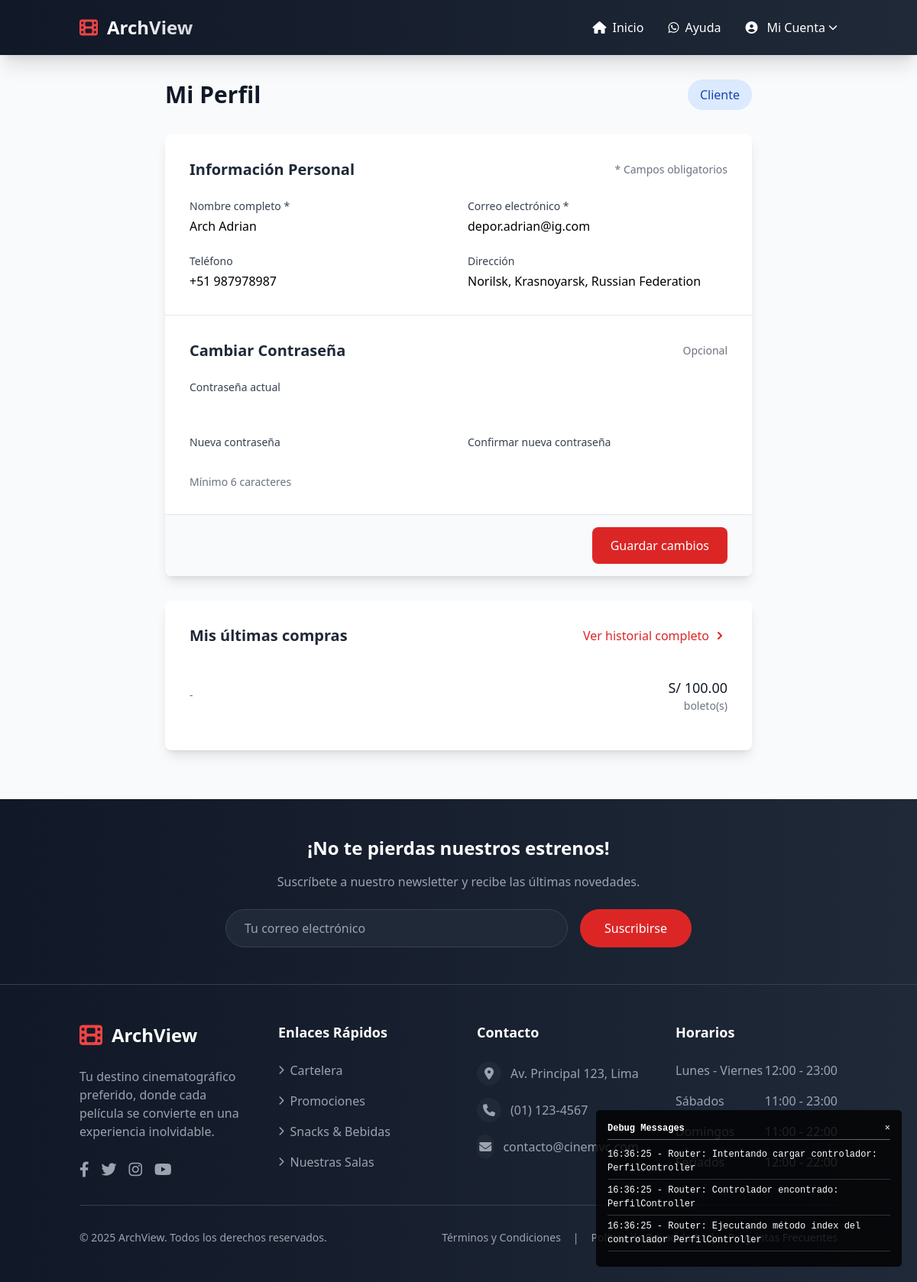
Screenshot of /perfil (signed in) with the database file from the repository.
### tables this page shows
CREATE TABLE `usuarios` (
  `id` int(11) NOT NULL,
  `nombre` varchar(100) NOT NULL,
  `email` varchar(100) NOT NULL,
  `password` varchar(255) NOT NULL,
  `rol` enum('admin','cliente') DEFAULT 'cliente',
  `created_at` timestamp NOT NULL DEFAULT current_timestamp(),
  `updated_at` timestamp NOT NULL DEFAULT current_timestamp() ON UPDATE current_timestamp(),
  `telefono` varchar(20) DEFAULT NULL,
  `direccion` varchar(255) DEFAULT NULL
);

CREATE TABLE `ventas` (
  `id` int(11) NOT NULL,
  `cliente_nombre` varchar(100) NOT NULL,
  `cliente_email` varchar(100) DEFAULT NULL,
  `cliente_dni` varchar(20) NOT NULL,
  `total` decimal(10,2) NOT NULL,
  `estado` enum('pendiente','completada','cancelada') DEFAULT 'pendiente',
  `created_at` timestamp NOT NULL DEFAULT current_timestamp()
);

### core/Router.php (called while the page is built, shortened)
<?php
require_once 'Debug.php';
class Router {
    private $metodo = 'index';
    public function __construct() {
        $url = $this->getUrl();
        if (isset($url[0])) {
            $controllerName = str_replace(' ', '', ucwords(str_replace('-', ' ', $url[0])));
            if (file_exists(CONTROLLERS_PATH . $controllerName . 'Controller.php')) {
                unset($url[0]);
            } else {
                Debug::log("Router: Controlador no encontrado: " . $controllerName . "Controller");
            }
        }
        $this->controlador = new $this->controlador;
        $this->parametros = $url ? array_values($url) : [];
        call_user_func_array([$this->controlador, $this->metodo], $this->parametros);
    }
    private function getUrl() {
        if (isset($_GET['url'])) {
            $url = rtrim($_GET['url'], '/');
            $url = filter_var($url, FILTER_SANITIZE_URL);
            $url = explode('/', $url);
            return $url;
        }
        return [];
    }
}

### index.php (called while the page is built, shortened)
<?php
require_once 'core/Model.php';
require_once 'core/Router.php';
$router = new Router();

### config/conexion.php (called while the page is built, shortened)
<?php
class Conexion {
    private static $instance = null;
    private $conexion;
    private function __construct() {
        try {
            $this->conexion = new PDO(
                "mysql:host=" . DB_HOST . ";dbname=" . DB_NAME,
                DB_USER,
                DB_PASS,
                [
                    PDO::ATTR_ERRMODE => PDO::ERRMODE_EXCEPTION,
                    PDO::ATTR_DEFAULT_FETCH_MODE => PDO::FETCH_ASSOC,
                    PDO::MYSQL_ATTR_INIT_COMMAND => "SET NAMES utf8",
                    PDO::ATTR_EMULATE_PREPARES => false,
                    PDO::MYSQL_ATTR_LOCAL_INFILE => true
                ]
            );
        } catch (PDOException $e) {
            die("Error de conexión: " . $e->getMessage());
        }
    }
    public static function getInstance() {
        if (self::$instance === null) {
            self::$instance = new self();
        }
        return self::$instance;
    }
    public function getConexion() {
        return $this->conexion;
    }
}

### core/Model.php (called while the page is built, shortened)
<?php
require_once __DIR__ . '/../config/conexion.php';
abstract class Model {
    protected $db;
    protected $tabla;
    public function __construct() {
        $this->db = Conexion::getInstance()->getConexion();
    }
    public function obtenerPorId($id) {
        $sql = "SELECT * FROM {$this->tabla} WHERE id = :id";
        $stmt = $this->db->prepare($sql);
        $stmt->execute(['id' => $id]);
        return $stmt->fetch(PDO::FETCH_ASSOC);
    }
}

### models/Venta.php (called while the page is built, shortened)
<?php
class Venta extends Model {
    protected $tabla = 'ventas';
    public function obtenerVentasPorCliente($email) {
        $sql = "SELECT v.*,
                       COUNT(b.id) as cantidad_boletas,
                       f.fecha as funcion_fecha,
                       f.hora as funcion_hora,
                       p.titulo as pelicula_titulo
                FROM {$this->tabla} v
                INNER JOIN boletas b ON v.id = b.venta_id
                INNER JOIN funciones f ON b.funcion_id = f.id
                INNER JOIN peliculas p ON f.pelicula_id = p.id
                WHERE v.cliente_email = :email
                GROUP BY v.id, f.fecha, f.hora, p.titulo
                ORDER BY v.created_at DESC";
        $stmt = $this->db->prepare($sql);
        $stmt->execute(['email' => $email]);
        return $stmt->fetchAll(PDO::FETCH_ASSOC);
    }
}

### views/cliente/perfil_cliente.php (the view, shortened to what this page needs)
<div class="container mx-auto px-4 py-8">
    <div class="max-w-3xl mx-auto">
        <div class="flex items-center justify-between mb-8">
            <h1 class="text-3xl font-bold text-gray-900">Mi Perfil</h1>
            <span class="px-4 py-2 bg-blue-100 text-blue-800 rounded-full font-medium">
                <?= ucfirst($usuario['rol']) ?>
            </span>
        </div>
        <div class="bg-white shadow-lg rounded-lg overflow-hidden mb-8">
            <form action="<?= APP_URL ?>/perfil/actualizar" method="POST" class="divide-y divide-gray-200">
                <div class="p-8">
                    <div class="flex items-center justify-between mb-6">
                        <h2 class="text-xl font-semibold text-gray-800">Información Personal</h2>
                        <span class="text-sm text-gray-500">* Campos obligatorios</span>
                    </div>
                    <div class="grid grid-cols-1 md:grid-cols-2 gap-6">
                        <div>
                            <label for="nombre" class="block text-sm font-medium text-gray-700 mb-1">
                                Nombre completo *
                            </label>
                            <input type="text" name="nombre" id="nombre"
                                   value="<?= htmlspecialchars($usuario['nombre']) ?>"
                                   class="w-full rounded-lg border-gray-300 focus:border-red-500 focus:ring-red-500"
                                   required>
                        </div>
                        <div>
                            <label for="email" class="block text-sm font-medium text-gray-700 mb-1">
                                Correo electrónico *
                            </label>
                            <input type="email" name="email" id="email"
                                   value="<?= htmlspecialchars($usuario['email']) ?>"
                                   class="w-full rounded-lg border-gray-300 focus:border-red-500 focus:ring-red-500"
                                   required>
                        </div>
                        <div>
                            <label for="telefono" class="block text-sm font-medium text-gray-700 mb-1">
                                Teléfono
                            </label>
                            <input type="tel" name="telefono" id="telefono"
                                   value="<?= htmlspecialchars($usuario['telefono'] ?? '') ?>"
                                   class="w-full rounded-lg border-gray-300 focus:border-red-500 focus:ring-red-500"
                                   placeholder="Ej: +51 999 999 999">
                        </div>
                        <div>
                            <label for="direccion" class="block text-sm font-medium text-gray-700 mb-1">
                                Dirección
                            </label>
                            <input type="text" name="direccion" id="direccion"
                                   value="<?= htmlspecialchars($usuario['direccion'] ?? '') ?>"
                                   class="w-full rounded-lg border-gray-300 focus:border-red-500 focus:ring-red-500"
                                   placeholder="Ingrese su dirección">
                        </div>
                    </div>
                </div>
                <div class="p-8">
                    <div class="flex items-center justify-between mb-6">
                        <h2 class="text-xl font-semibold text-gray-800">Cambiar Contraseña</h2>
                        <span class="text-sm text-gray-500">Opcional</span>
                    </div>
                    <div class="grid grid-cols-1 md:grid-cols-2 gap-6">
                        <div class="md:col-span-2">
                            <label for="password_actual" class="block text-sm font-medium text-gray-700 mb-1">
                                Contraseña actual
                            </label>
                            <input type="password" name="password_actual" id="password_actual"
                                   class="w-full rounded-lg border-gray-300 focus:border-red-500 focus:ring-red-500">
                        </div>
                        <div>
                            <label for="password_nuevo" class="block text-sm font-medium text-gray-700 mb-1">
                                Nueva contraseña
                            </label>
                            <input type="password" name="password_nuevo" id="password_nuevo"
                                   class="w-full rounded-lg border-gray-300 focus:border-red-500 focus:ring-red-500"
                                   minlength="6">
                            <p class="mt-1 text-sm text-gray-500">Mínimo 6 caracteres</p>
                        </div>
                        <div>
                            <label for="password_confirmar" class="block text-sm font-medium text-gray-700 mb-1">
                                Confirmar nueva contraseña
                            </label>
                            <input type="password" name="password_confirmar" id="password_confirmar"
                                   class="w-full rounded-lg border-gray-300 focus:border-red-500 focus:ring-red-500"
                                   minlength="6">
                        </div>
                    </div>
                </div>
                <div class="px-8 py-4 bg-gray-50">
                    <div class="flex justify-end">
                        <button type="submit"
                                class="px-6 py-3 bg-red-600 text-white font-medium rounded-lg hover:bg-red-700 focus:outline-none focus:ring-2 focus:ring-red-500 focus:ring-offset-2 transition-colors">
                            Guardar cambios
                        </button>
                    </div>
                </div>
            </form>
        </div>
        <div class="bg-white shadow-lg rounded-lg overflow-hidden">
            <div class="p-8">
                <div class="flex items-center justify-between mb-6">
                    <h2 class="text-xl font-semibold text-gray-800">Mis últimas compras</h2>
                    <a href="<?= APP_URL ?>/mis-compras"
                       class="text-red-600 hover:text-red-700 font-medium flex items-center">
                        <span>Ver historial completo</span>
                        <svg xmlns="http://www.w3.org/2000/svg" class="h-5 w-5 ml-1" viewBox="0 0 20 20" fill="currentColor">
                            <path fill-rule="evenodd" d="M7.293 14.707a1 1 0 010-1.414L10.586 10 7.293 6.707a1 1 0 011.414-1.414l4 4a1 1 0 010 1.414l-4 4a1 1 0 01-1.414 0z" clip-rule="evenodd" />
                        </svg>
                    </a>
                </div>
                <?php if (isset($ultimas_compras) && !empty($ultimas_compras)): ?>
                    <div class="divide-y divide-gray-200">
                        <?php foreach ($ultimas_compras as $compra): ?>
                            <div class="py-4 flex items-center justify-between">
                                <div>
                                    <p class="text-sm text-gray-500">
                                        <?= htmlspecialchars($compra['fecha']) ?> -
                                    </p>
                                </div>
                                <div class="text-right">
                                    <p class="text-lg font-medium text-gray-900">
                                        S/ <?= number_format($compra['total'], 2) ?>
                                    </p>
                                    <p class="text-sm text-gray-500">
                                        <?= htmlspecialchars($compra['cantidad']) ?> boleto(s)
                                    </p>
                                </div>
                            </div>
                        <?php endforeach; ?>
                    </div>
                <?php endif; ?>
            </div>
        </div>
    </div>
</div>

### rows the page displays
usuarios: rol "Cliente", nombre "Arch Adrian", email "depor.adrian@ig.com", telefono "+51 987978987", direccion "Norilsk, Krasnoyarsk, Russian Federation"
ventas: total "100.00"

### other values shown
APP_NAME "ArchView"
$message "16:36:25 - Router: Intentando cargar controlador: PerfilController"
$message "16:36:25 - Router: Controlador encontrado: PerfilController"
$message "16:36:25 - Router: Ejecutando método index del controlador PerfilController"
